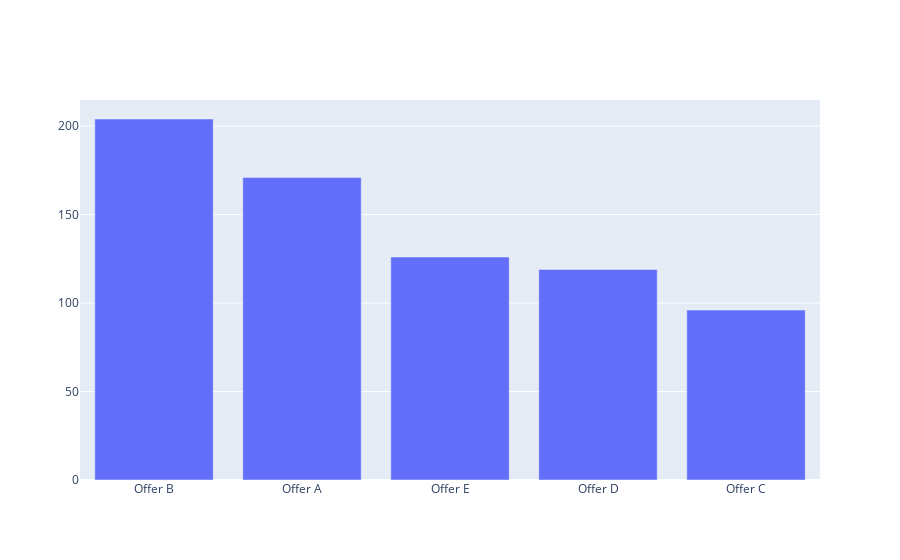

Write notebook code for a chart like this one.
### Code cell
fig = go.Figure([go.Bar(x = df_off.index,y = df_off.values)])
fig.show()

### Figure 1 — Plotly figure (JSON) as saved in the notebook; plotly's stock layout.template omitted (floating-point values rounded to 4 significant figures)
{"data": [{"type": "bar", "x": ["Offer B", "Offer A", "Offer E", "Offer D", "Offer C"], "y": [204, 171, 126, 119, 96]}], "layout": {}}
